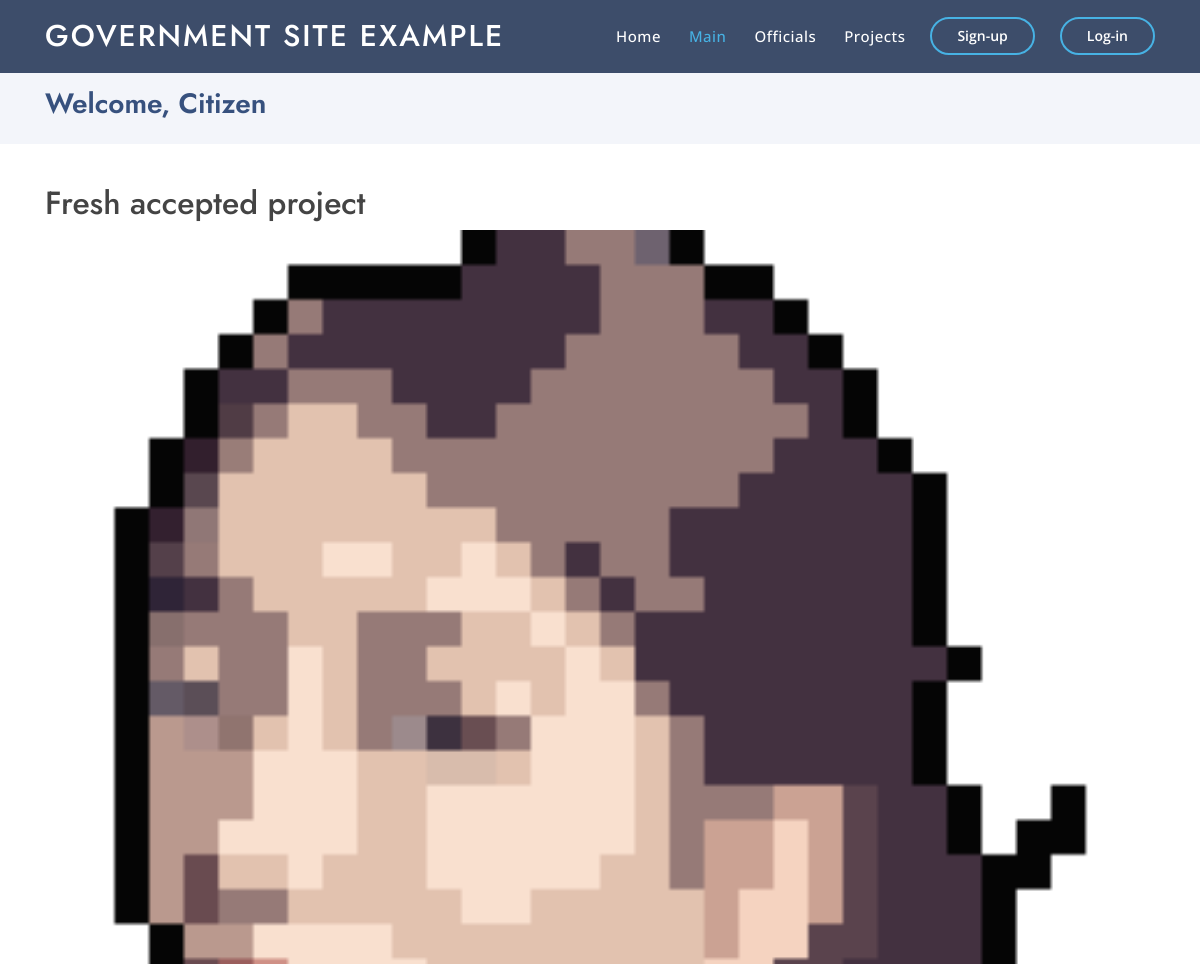
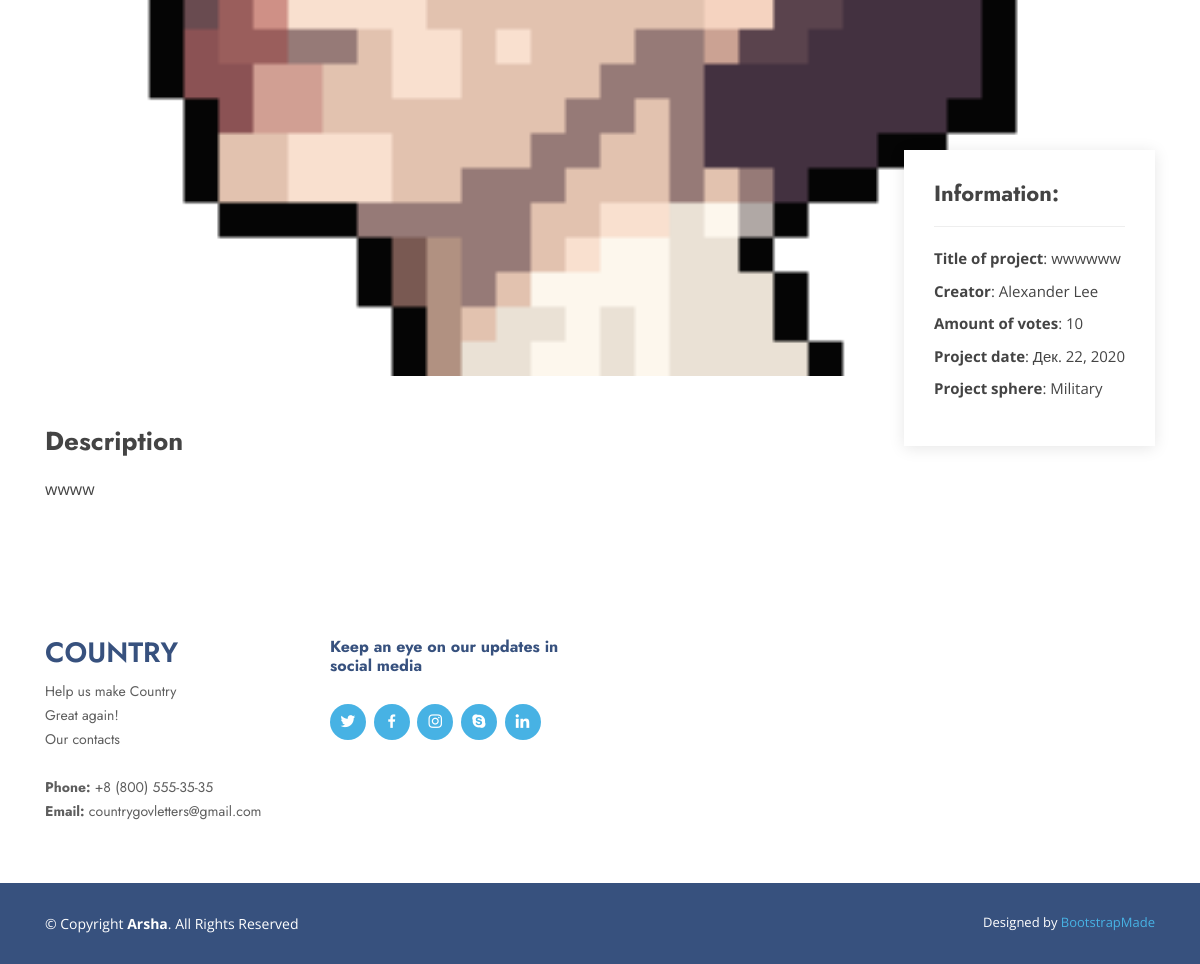
The app's page /main with its own data (2 pictures, top to bottom).
### Content/models.py (models this page shows, shortened)
class ProjectPhoto(models.Model):
    title = models.CharField(name="title", max_length=120)
    project = models.ForeignKey(Project, on_delete=models.CASCADE)
    photo = models.ImageField(name="photo", upload_to='project_photos')
    class Meta:
        verbose_name = "Project photo"
        verbose_name_plural = "Project photos"

class Project(models.Model):
    title = models.CharField(name="title", max_length=120)
    description = models.CharField(name="desc", max_length=1000)
    votes = models.IntegerField(default=0)
    sphere = models.CharField(name="sphere", max_length=15)
    date_of_creation = models.DateField(auto_now=True)
    creator = models.ForeignKey(Citizen, on_delete=models.CASCADE)
    class Meta:
        verbose_name = "Project"
        verbose_name_plural = "Projects"

class Citizen(models.Model):
    user = models.OneToOneField(User, on_delete=models.CASCADE)
    department = models.CharField(max_length=100)
    avatar = models.ImageField(name="avatar", upload_to='avatars')
    amount_of_accepted_projects = models.IntegerField(default=0)
    bday = models.DateField(name="birth_day", auto_now=False)
    gender = models.CharField(name="gender", default="Other", max_length=15, choices=[('Male','Male'), ('Female','Female'), ('Other','Other')])
    age = models.IntegerField(name="age", default=0)
    rank = models.CharField(name="rank", default="", max_length=100)
    ed_proj = models.IntegerField(name="education_projects", default=0)
    health_proj = models.IntegerField(name="healthcare_projects", default=0)
    military_proj = models.IntegerField(name="military_projects", default=0)
    social_proj = models.IntegerField(name="social_projects", default=0)
    cult_proj = models.IntegerField(name="culture_projects", default=0)
    is_staff = models.BooleanField(name="is_staff", default=False)
    class Meta:
        verbose_name = 'Citizen'
        verbose_name_plural = 'Citizens'

### Content/views.py (the view)
# urls.py: path('main', main, name="main"),
def main(request):
    context = login_check(request)
    try:
        project = Project.objects.latest('id')
        context['project'] = project
        context['photos'] = ProjectPhoto.objects.filter(project=project.id)
    except Exception:
        context['project'] = None
    return render(request, 'Content/main.html', context)

### Content/views_cases.py (called while the page is built)
def login_check(request):
    context = {
        'user':None,
        'cit':None
    }
    if request.user.is_authenticated:
        context = {
            'user':request.user,
            'cit':Citizen.objects.get(id=request.user.id)
        }
    return context

### Content/templates/Content/main.html (shortened to what this page needs)
{% load static %}
<!DOCTYPE html>
<html lang="en">
<head>
  <link href="{% static "vendor/bootstrap/css/bootstrap.min.css" %}" rel="stylesheet">
  <link href="{% static "vendor/icofont/icofont.min.css" %}" rel="stylesheet">
  <link href="{% static "vendor/boxicons/css/boxicons.min.css" %}" rel="stylesheet">
  <link href="{% static "vendor/remixicon/remixicon.css" %}" rel="stylesheet">
  <link href="{% static "vendor/venobox/venobox.css" %}" rel="stylesheet">
  <link href="{% static "vendor/owl.carousel/assets/owl.carousel.min.css" %}" rel="stylesheet">
  <link href="{% static "vendor/aos/aos.css" %}" rel="stylesheet">
  <link href="{% static "css/style.css" %}" rel="stylesheet">
</head>
<body>
  <header id="header" class="fixed-top header-inner-pages">
    <div class="container d-flex align-items-center">
      <h1 class="logo mr-auto"><a href="#">Government site example</a></h1>
      <nav class="nav-menu d-none d-lg-block">
        <ul>
          <li><a href="start">Home</a></li>
          <li class="active"><a href="#">Main</a></li>
          <li><a href="team">Officials</a></li>
          <li><a href="#team">Projects</a></li>
        </ul>
      </nav>
      {% if user %}
            <a href="logout" class="get-started-btn scrollto">Logout</a>
      {% else %}
      <a href="auth" class="get-started-btn scrollto">Sign-up</a>
      <a href="login" class="get-started-btn scrollto">Log-in</a>
      {% endif %}
    </div>
  </header>
  <main id="main">
    <section id="breadcrumbs" class="breadcrumbs">
      <div class="container">
        <h2>Welcome, {% if user %} {{ user.first_name }} {{ user.last_name }} {% else %} Citizen {% endif %}</h2>
      </div>
    </section>
    <section id="portfolio-details" class="portfolio-details">
      <div class="container">
        {% if project %}
        <div class="portfolio-details-container">
      <h2>Fresh accepted project</h2>
      <div class="owl-carousel portfolio-details-carousel">
        {% for photo in photos %}
        <img src="{{ photo.photo.url }}" class="img-fluid" alt="">
        {% endfor %}
      </div>
      <div class="portfolio-info">
        <h3>Information:</h3>
        <ul>
          <li><strong>Title of project</strong>: {{ project.title }}</li>
          <li><strong>Creator</strong>: {{ project.creator.user.first_name }} {{ project.creator.user.last_name }}</li>
          <li><strong>Amount of votes</strong>: {{ project.votes }}</li>
          <li><strong>Project date</strong>: {{ project.date_of_creation }}</li>
          <li><strong>Project sphere</strong>: {{ project.sphere }}</li>
        </ul>
      </div>
    </div>
    <div class="portfolio-description">
      <h2>Description</h2>
      <p>
        {{ project.desc }}
      </p>
    </div>
    {% else %}
    <h1>There are no new projects and news.</h1>
    {% endif %}
  </div>
</section>
  </main>
  <footer id="footer">
    <div class="footer-top">
      <div class="container">
        <div class="row">
          <div class="col-lg-3 col-md-6 footer-contact">
            <h3>Country</h3>
            <p>
              Help us make Country <br>
              Great again!<br>
              Our contacts<br><br>
              <strong>Phone:</strong> +8 (800) 555-35-35<br>
              <strong>Email:</strong> countrygovletters@gmail.com<br>
            </p>
          </div>
          <div class="col-lg-3 col-md-6 footer-links">
            <h4>Keep an eye on our updates in social media</h4>
            <div class="social-links mt-3">
              <a href="#" class="twitter"><i class="bx bxl-twitter"></i></a>
              <a href="#" class="facebook"><i class="bx bxl-facebook"></i></a>
              <a href="#" class="instagram"><i class="bx bxl-instagram"></i></a>
              <a href="#" class="google-plus"><i class="bx bxl-skype"></i></a>
              <a href="#" class="linkedin"><i class="bx bxl-linkedin"></i></a>
            </div>
          </div>
        </div>
      </div>
    </div>
    <div class="container footer-bottom clearfix">
      <div class="copyright">
        &copy; Copyright <strong><span>Arsha</span></strong>. All Rights Reserved
      </div>
      <div class="credits">
        Designed by <a href="https://bootstrapmade.com/">BootstrapMade</a>
      </div>
    </div>
  </footer>
</body>
</html>

### static/css/style.css (style rules this page uses)
body { font-family: "Open Sans", sans-serif; color: #444444; }
a { color: #47b2e4; }
h1, h2, h3, h4, h5, h6 { font-family: "Jost", sans-serif; }
#header { transition: all 0.5s; z-index: 997; padding: 15px 0; }
#header.header-scrolled, #header.header-inner-pages { background: rgba(40, 58, 90, 0.9); }
#header .logo { font-size: 30px; margin: 0; padding: 0; line-height: 1; font-weight: 500; letter-spacing: 2px; text-transform: uppercase; }
#header .logo a { color: #fff; }
.nav-menu ul { margin: 0; padding: 0; list-style: none; }
.nav-menu > ul { display: flex; }
.nav-menu > ul > li { position: relative; white-space: nowrap; padding: 10px 0 10px 28px; }
.nav-menu a { display: block; position: relative; color: #fff; transition: 0.3s; font-size: 15px; letter-spacing: 0.5px; font-weight: 500; font-family: "Open Sans", sans-serif; }
.nav-menu a:hover, .nav-menu .active > a, .nav-menu li:hover > a { color: #47b2e4; }
.get-started-btn { margin-left: 25px; color: #fff; border-radius: 50px; padding: 6px 25px 7px 25px; white-space: nowrap; transition: 0.3s; font-size: 14px; display: inline-block; border: 2px solid #47b2e4; font-weight: 600; }
.mobile-nav { position: fixed; top: 55px; right: 15px; bottom: 15px; left: 15px; z-index: 9999; overflow-y: auto; background: #fff; transition: ease-in-out 0.2s; opacity: 0; visibility: hidden; border-radius: 10px; padding: 10px 0; }
.mobile-nav * { margin: 0; padding: 0; list-style: none; }
.mobile-nav a { display: block; position: relative; color: #37517e; padding: 10px 20px; font-weight: 500; outline: none; }
.mobile-nav a:hover, .mobile-nav .active > a, .mobile-nav li:hover > a { color: #47b2e4; text-decoration: none; }
section { padding: 60px 0; overflow: hidden; }
.breadcrumbs { padding: 15px 0; background: #f3f5fa; min-height: 40px; margin-top: 72px; }
.breadcrumbs h2 { font-size: 28px; font-weight: 600; color: #37517e; }
.portfolio-details { padding-top: 40px; }
.portfolio-details .portfolio-details-container { position: relative; }
.portfolio-details .portfolio-details-carousel { position: relative; z-index: 1; }
.portfolio-details .portfolio-info { padding: 30px; position: absolute; right: 0; bottom: -70px; background: #fff; box-shadow: 0px 2px 15px rgba(0, 0, 0, 0.1); z-index: 2; }
.portfolio-details .portfolio-info h3 { font-size: 22px; font-weight: 700; margin-bottom: 20px; padding-bottom: 20px; border-bottom: 1px solid #eee; }
.portfolio-details .portfolio-info ul { list-style: none; padding: 0; font-size: 15px; }
.portfolio-details .portfolio-info ul li + li { margin-top: 10px; }
.portfolio-details .portfolio-description { padding-top: 50px; }
.portfolio-details .portfolio-description h2 { width: 50%; font-size: 26px; font-weight: 700; margin-bottom: 20px; }
.portfolio-details .portfolio-description p { padding: 0 0 0 0; }
#footer { font-size: 14px; background: #37517e; }
#footer .footer-top { padding: 60px 0 30px 0; background: #fff; }
#footer .footer-top .footer-contact { margin-bottom: 30px; }
#footer .footer-top .footer-contact h3 { font-size: 28px; margin: 0 0 10px 0; padding: 2px 0 2px 0; line-height: 1; text-transform: uppercase; font-weight: 600; color: #37517e; }
#footer .footer-top .footer-contact p { font-size: 14px; line-height: 24px; margin-bottom: 0; font-family: "Jost", sans-serif; color: #5e5e5e; }
#footer .footer-top h4 { font-size: 16px; font-weight: bold; color: #37517e; position: relative; padding-bottom: 12px; }
#footer .footer-top .footer-links { margin-bottom: 30px; }
#footer .footer-top .social-links a { font-size: 18px; display: inline-block; background: #47b2e4; color: #fff; line-height: 1; padding: 8px 0; margin-right: 4px; border-radius: 50%; text-align: center; width: 36px; height: 36px; transition: 0.3s; }
#footer .footer-bottom { padding-top: 30px; padding-bottom: 30px; color: #fff; }
#footer .copyright { float: left; }
#footer .credits { float: right; font-size: 13px; }
#footer .credits a { transition: 0.3s; }

### records on screen
ProjectPhoto: photo (picture)
Project: title "wwwwww", creator.user.first_name "Alexander", creator.user.last_name "Lee", votes "10", date_of_creation "Дек. 22, 2020", sphere "Military", desc "wwww"
